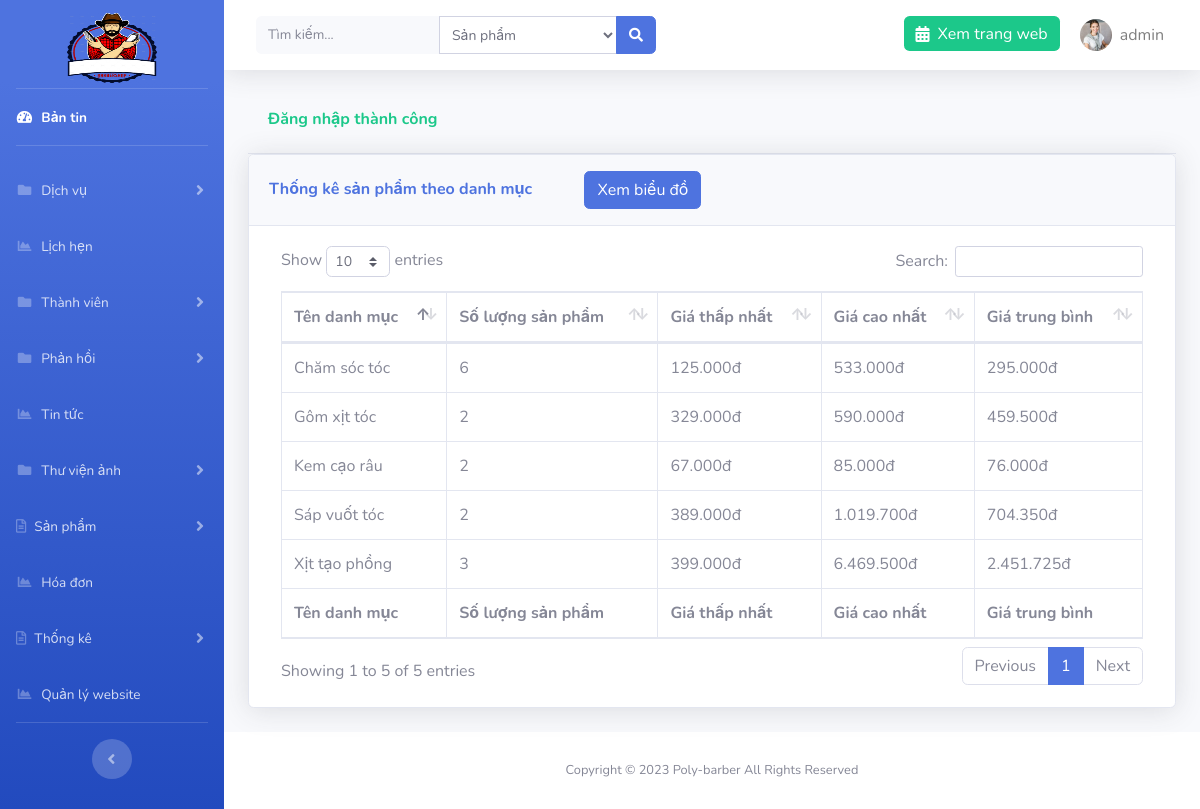
Screenshot of /admin/?page=statistic&action=product (signed in) with the database file from the repository.
### tables this page shows
CREATE TABLE `setting` (
  `id` int(11) NOT NULL,
  `logo` varchar(191) NOT NULL,
  `file_ico` varchar(191) NOT NULL,
  `title` varchar(191) NOT NULL,
  `introduce` text NOT NULL,
  `slogan` varchar(191) NOT NULL
);

CREATE TABLE `categories` (
  `id` int(11) NOT NULL,
  `name` varchar(191) NOT NULL,
  `images` varchar(191) NOT NULL
);

### libs/database.php (called while the page is built, shortened)
<?php
function connection()
{
    try {
       $conn = new PDO("mysql:host=localhost; dbname=cattoc; charset=utf8", "root", "");
    } catch (PDOException $e) {
        echo "Lỗi Kết nối" . $e->getMessage();
    }
    return $conn;
}
function query_exe($sql) {
    $conn = connection();
    try {
        $stmt = $conn->prepare($sql);
        $stmt->execute();
        $result = $stmt->fetchAll(PDO::FETCH_ASSOC);
        return $result;
    } catch (PDOException $e) {
        echo "Lỗi dữ liệu" . $e->getMessage();
    } finally {
        unset($conn);
    }
}
function query_limit($sql) {
    $conn = connection();
    try {
        $stmt = $conn->prepare($sql);
        $stmt->execute();
        $result = $stmt->fetch(PDO::FETCH_ASSOC);
        return $result;
    } catch (PDOException $e) {
        echo "Lỗi dữ liệu" . $e->getMessage();
    } finally {
        unset($conn);
    }
}

### libs/setting.php (called while the page is built, shortened)
<?php
require_once "database.php";
function list_limit_setting(){
    $sql = "SELECT * from setting order by id limit 0,1";
    return query_limit($sql);
}

### libs/products.php (called while the page is built, shortened)
<?php
require_once "database.php";
function statistical_product(){
    $sql = "SELECT c.id, c.name, COUNT(*) so_luong, MIN(p.price) gia_min, MAX(p.price) gia_max, AVG(p.price) gia_avg
     FROM products p inner JOIN categories c ON c.id=p.id_category
     GROUP BY c.id, c.name";
return query_exe($sql);
}

### admin/statistic/statistic_pro.php (the view)
<?php $product = statistical_product(); ?>
<div class="container-fluid">
    <?php if (isset($_SESSION['message'])) : ?>
        <div class="card-header py-3 text-success">
            <h6 class="font-weight-bold"><?= $_SESSION['message'] ?></h6>
        </div>
    <?php endif; ?>
    <div class="card shadow mb-4">
        <div class="card-header py-3">
            <h6 class="m-0 font-weight-bold text-primary">Thống kê sản phẩm theo danh mục
            <a href="<?= ROOT ?>admin/?page=statistic&action=char_pro" class="btn btn-primary ml-5">Xem biểu đồ</a>
            </h6>
        </div>
        <div class="card-body">
            <div class="table-responsive">
                <form action="" method="POST" class="col-md-12">
                    <table class="table table-bordered" id="dataTable" width="100%" cellspacing="0">
                        <thead>
                            <tr>
                                <th>Tên danh mục</th>
                                <th>Số lượng sản phẩm</th>
                                <th>Giá thấp nhất</th>
                                <th>Giá cao nhất</th>
                                <th>Giá trung bình</th>
                            </tr>
                        </thead>
                        <tfoot>
                            <tr>
                            <th>Tên danh mục</th>
                                <th>Số lượng sản phẩm</th>
                                <th>Giá thấp nhất</th>
                                <th>Giá cao nhất</th>
                                <th>Giá trung bình</th>
                            </tr>
                        </tfoot>
                        <tbody>
                            <?php foreach ($product as $p) : ?>
                                <tr>
                                <td><?=$p['name'] ?></td>
                                <td><?=$p['so_luong'] ?></td>
                                <td><?=number_format($p['gia_min'],0,',','.').'đ' ?></td>
                                <td><?=number_format($p['gia_max'],0,',','.').'đ'?></td>
                                <td><?=number_format($p['gia_avg'],0,',','.').'đ' ?></td>
                                </tr>
                            <?php endforeach; ?>
                        </tbody>
                    </table>
                </form>
            </div>
        </div>
    </div>
</div>

### admin/template/header.php (shortened to what this page needs)
<?php $setting = list_limit_setting(); ?>
<!DOCTYPE html>
<html lang="en">
<head>
    <link href="resource/vendor/fontawesome-free/css/all.min.css" rel="stylesheet" type="text/css">
    <link rel="stylesheet" href="resource/vendor/select2.min.css" />
<link rel="stylesheet" href="https://maxcdn.bootstrapcdn.com/bootstrap/4.4.1/css/bootstrap.min.css">
    <link href="resource/css/sb-admin-2.css" rel="stylesheet">
    <link href="resource/vendor/datatables/dataTables.bootstrap4.min.css" rel="stylesheet">
</head>
<body id="page-top">
    <div id="wrapper">
        <ul class="navbar-nav bg-gradient-primary sidebar sidebar-dark accordion" id="accordionSidebar">
            <a class="sidebar-brand d-flex align-items-center justify-content-center mb-3 pt-5" href="<?=ROOT?>admin">
                <img src="../images/<?=$setting['logo']?>" alt="logo" width="90" height="70">
            </a>
            <hr class="sidebar-divider my-0">
            <li class="nav-item active">
                <a class="nav-link" href="<?= ROOT ?>admin">
                    <i class="fas fa-fw fa-tachometer-alt"></i>
                    <span>Bản tin</span></a>
            </li>
            <hr class="sidebar-divider">
            <li class="nav-item">
                <a class="nav-link collapsed" href="#" data-toggle="collapse" data-target="#collapsePages" aria-expanded="true" aria-controls="collapsePages">
                    <i class="fas fa-fw fa-folder"></i>
                    <span>Dịch vụ</span>
                </a>
            </li>
            <li class="nav-item">
                <a class="nav-link" href="<?= ROOT ?>admin/?page=appointment">
                    <i class="fas fa-fw fa-chart-area"></i>
                    <span>Lịch hẹn</span></a>
            </li>
             <li class="nav-item">
                <a class="nav-link collapsed" href="#" data-toggle="collapse" data-target="#collapsePages2" aria-expanded="true" aria-controls="collapsePages">
                    <i class="fas fa-fw fa-folder"></i>
                    <span>Thành viên</span>
                </a>
            </li>
             <li class="nav-item">
                <a class="nav-link collapsed" href="#" data-toggle="collapse" data-target="#collapsePages3" aria-expanded="true" aria-controls="collapsePages">
                    <i class="fas fa-fw fa-folder"></i>
                    <span>Phản hồi</span>
                </a>
            </li>
               <li class="nav-item">
                <a class="nav-link" href="<?= ROOT ?>admin/?page=new">
                    <i class="fas fa-fw fa-chart-area"></i>
                    <span>Tin tức</span></a>
            </li>
  <li class="nav-item">
                <a class="nav-link collapsed" href="#" data-toggle="collapse" data-target="#collapsePages4" aria-expanded="true" aria-controls="collapsePages">
                    <i class="fas fa-fw fa-folder"></i>
                    <span>Thư viện ảnh</span>
                </a>
            </li>
            <li class="nav-item">
                <a class="nav-link collapsed" href="#" data-toggle="collapse" data-target="#collapseTwo" aria-expanded="true" aria-controls="collapseTwo">
                    <i class="far fa-file-alt"></i>
                    <span>Sản phẩm</span>
                </a>
            </li>
            <li class="nav-item">
                <a class="nav-link" href="<?= ROOT ?>admin/?page=order">
                    <i class="fas fa-fw fa-chart-area"></i>
                    <span>Hóa đơn</span></a>
            </li>
            <li class="nav-item">
                <a class="nav-link collapsed" href="#" data-toggle="collapse" data-target="#collapseTwo1" aria-expanded="true" aria-controls="collapseTwo">
                    <i class="far fa-file-alt"></i>
                    <span>Thống kê</span>
                </a>
            </li>
               <li class="nav-item">
                <a class="nav-link" href="<?= ROOT ?>admin/?page=setting">
                    <i class="fas fa-fw fa-chart-area"></i>
                    <span>Quản lý website</span></a>
            </li>
            <hr class="sidebar-divider d-none d-md-block">
            <div class="text-center d-none d-md-inline">
                <button class="rounded-circle border-0" id="sidebarToggle"></button>
            </div>
        </ul>
        <div id="content-wrapper" class="d-flex flex-column">
            <div id="content">
                <nav class="navbar navbar-expand navbar-light bg-white topbar mb-4 static-top shadow">
                    <form class="d-none d-sm-inline-block form-inline mr-auto ml-md-3 my-2 my-md-0 mw-100 navbar-search" method="POST" action="<?= ROOT ?>admin/search.php">
                        <div class="input-group">
                            <input name="keyword" type="text" title="Vui lòng nhập nội dung tìm kiếm" class="form-control bg-light border-0 small" placeholder="Tìm kiếm..." aria-label="Search" aria-describedby="basic-addon2" required>
                            <select name="select_search" id="" class="form-control form-control-sm select-search">
                        <option value="1">Sản phẩm</option>
                    </select>
                            <div class="input-group-append">
                                <button class="btn btn-primary" type="submit">
                                    <i class="fas fa-search fa-sm"></i>
                                </button>
                            </div>
                        </div>
                    </form>
                    <ul class="navbar-nav ml-auto">
                        <li class="nav-item no-arrow">
                            <a href="<?=ROOT?>" class="nav-link bg-success text-white h-50 mt-3 rounded"><i class="fas fa-calendar-alt mr-2"></i>Xem trang web</a>
                        </li>
                        <li class="nav-item dropdown no-arrow">
                            <a class="nav-link dropdown-toggle" href="" id="userDropdown" role="button" data-toggle="dropdown" aria-haspopup="true" aria-expanded="false">
                                <img class="img-profile rounded-circle" src="../images/users/<?=$_SESSION['user']['images']?>">
                                <span class="ml-2 mr-2 text-black-50"><?=$_SESSION['user']['account']?></span>
                            </a>
                        </li>
                    </ul>
                </nav>

### rows the page displays
setting: logo (picture)
categories: name "Gôm xịt tóc", so_luong "2", gia_min "329.000", gia_max "590.000", gia_avg "459.500"
categories: name "Sáp vuốt tóc", so_luong "2", gia_min "389.000", gia_max "1.019.700", gia_avg "704.350"
categories: name "Xịt tạo phồng", so_luong "3", gia_min "399.000", gia_max "6.469.500", gia_avg "2.451.725"
categories: name "Chăm sóc tóc", so_luong "6", gia_min "125.000", gia_max "533.000", gia_avg "295.000"
categories: name "Kem cạo râu", so_luong "2", gia_min "67.000", gia_max "85.000", gia_avg "76.000"

### other values shown
$_SESSION['user']['account'] "admin"
$_SESSION['message'] "Đăng nhập thành công"
